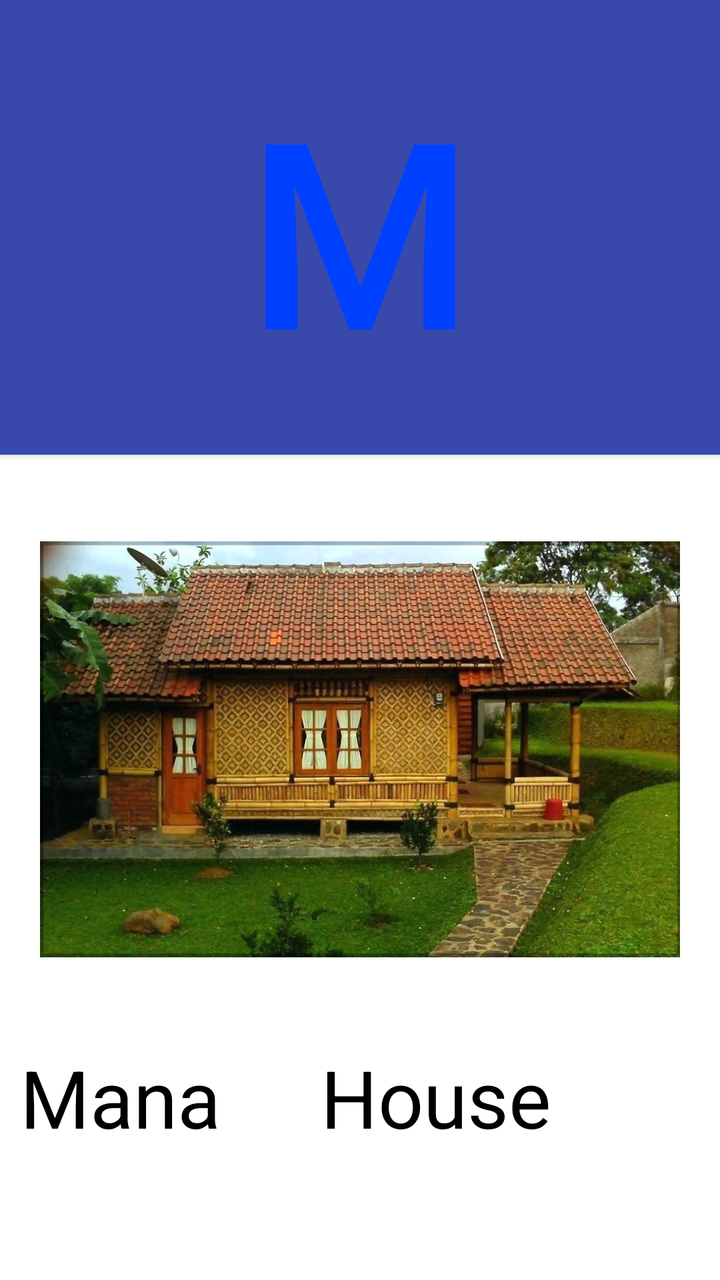
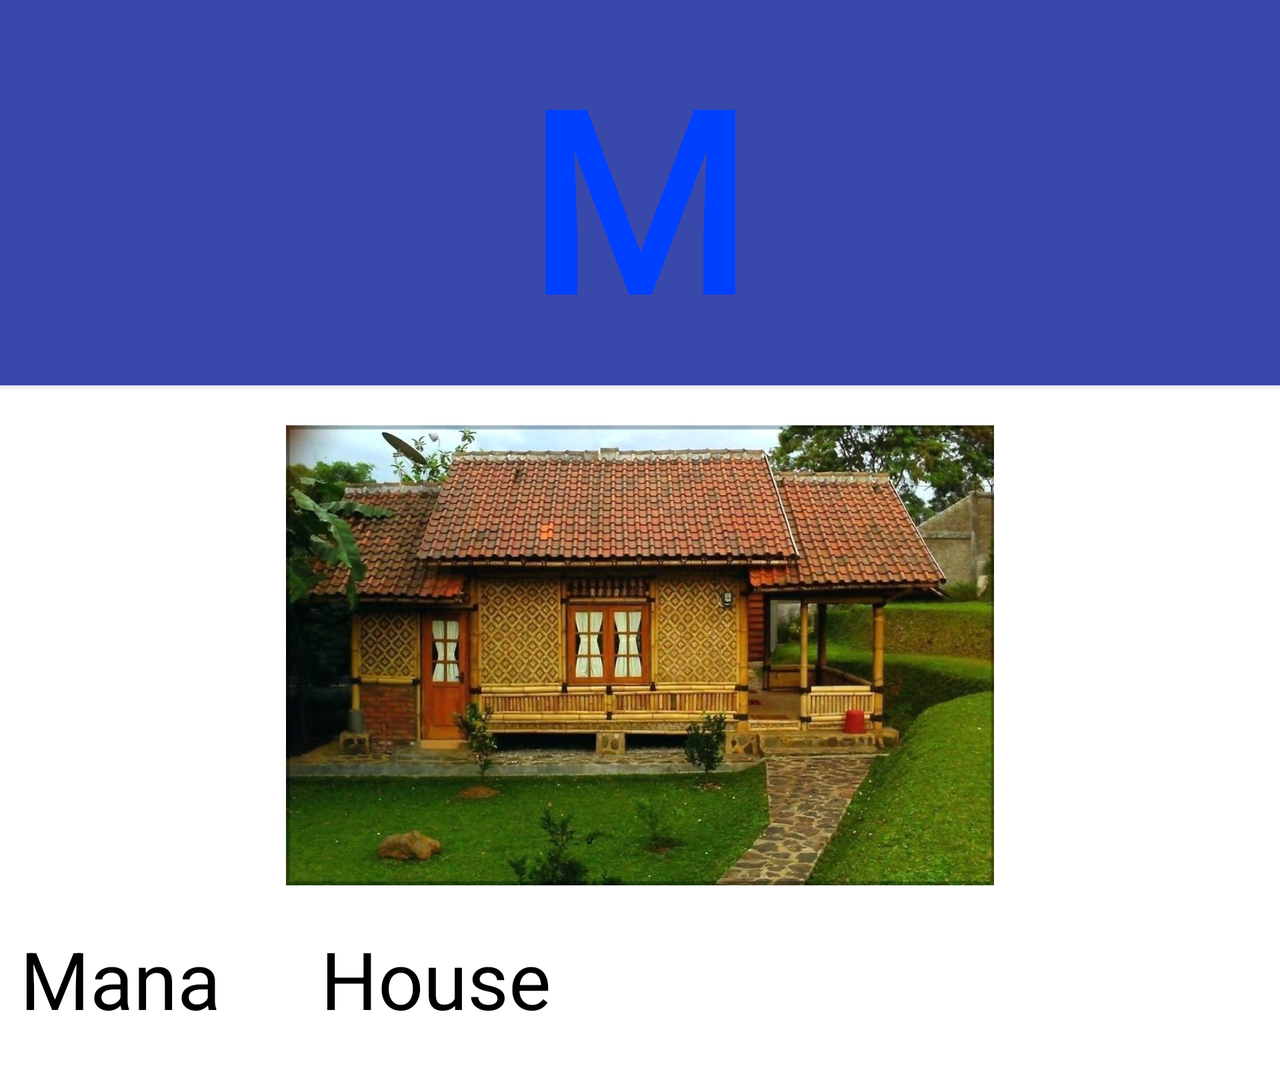

One screen, two layout resources from the same app: the default and the repository's alternative for another configuration. Each is rendered where Android would select it; the XML of both is given below.
<!-- AndroidManifest.xml: application theme Theme.QubeeOro -->
<!-- res/layout/mm.xml -->
<?xml version="1.0" encoding="utf-8"?>
<LinearLayout xmlns:android="http://schemas.android.com/apk/res/android"
    xmlns:app="http://schemas.android.com/apk/res-auto"
    xmlns:tools="http://schemas.android.com/tools"
    android:layout_width="match_parent"
    android:layout_height="match_parent"
    android:layout_weight="1"
    android:orientation="vertical">

    <LinearLayout
        android:layout_width="match_parent"
        android:layout_height="match_parent"
        android:orientation="vertical"
        android:layout_weight="1"
        >

        <Button
            android:id="@+id/Maa1"
            android:layout_width="match_parent"
            android:layout_height="wrap_content"
            android:gravity="center"
            android:background="#e6e6ff"
            android:layout_weight="1"
            android:text="M"
            android:onClick="M"
            android:textColor="@color/d"
            android:textSize="130sp"
            />

        <ImageView
            android:id="@+id/imageView"
            android:layout_width="match_parent"
            android:layout_height="220dp"
            android:layout_margin="20dp"
            android:layout_weight="1"
            app:srcCompat="@drawable/mana"
            tools:layout_editor_absoluteX="3dp"
            tools:layout_editor_absoluteY="4dp" />

        <TextView
            android:id="@+id/textView"
            android:layout_width="match_parent"
            android:layout_height="wrap_content"
            android:layout_marginBottom="30dp"
            android:layout_weight="1"
            android:text=" Mana     House"
            android:textColor="#000000"
            android:textDirection="inherit"
            android:textSize="40dp" />

    </LinearLayout>
</LinearLayout>
<!-- resources referenced by this layout -->
<resources>
  <color name="d">#0040ff</color>
  <!-- drawable mana: jpg bitmap (drawable, 125336 bytes) -->
  <style name="Theme.QubeeOro" parent="Theme.MaterialComponents.DayNight.DarkActionBar">
          
          <item name="colorPrimary">@color/colorPrimary</item>
          <item name="colorPrimaryVariant">@color/colorPrimary</item>
          <item name="colorOnPrimary">@color/whiteText</item>
          
          <item name="colorSecondary">@color/f</item>
          <item name="colorSecondaryVariant">@color/f</item>
          <item name="colorOnSecondary">@color/j</item>
          
          <item name="android:statusBarColor" tools:targetApi="l">?attr/colorPrimaryVariant</item>
          
      </style>
  <color name="colorPrimary">#3949AB</color>
  <color name="whiteText">#ffffff</color>
  <color name="f">#867979</color>
  <color name="j">#000000</color>
</resources>
<!-- res/layout-land/mm.xml (the repository's variant of the layout above) -->
<!-- drawn on the phone turned sideways -->
<?xml version="1.0" encoding="utf-8"?>
<ScrollView xmlns:android="http://schemas.android.com/apk/res/android"
    xmlns:app="http://schemas.android.com/apk/res-auto"
    xmlns:tools="http://schemas.android.com/tools"
    android:layout_width="match_parent"
    android:layout_height="wrap_content"
    tools:context=".Main3Activity">
    <LinearLayout
        android:layout_width="match_parent"
        android:layout_height="match_parent"
        android:layout_weight="1"
        android:gravity="center"
        android:orientation="vertical">

        <LinearLayout
            android:layout_width="match_parent"
            android:layout_height="match_parent"
            android:orientation="vertical"
            android:layout_weight="1"
            >

            <Button
                android:id="@+id/Maa1"
                android:layout_width="match_parent"
                android:layout_height="wrap_content"
                android:gravity="center"
                android:background="#e6e6ff"
                android:layout_weight="1"
                android:text="M"
                android:onClick="M"
                android:textColor="@color/d"
                android:textSize="130sp"
                />

            <ImageView
                android:id="@+id/imageView"
                android:layout_width="match_parent"
                android:layout_height="230dp"
                android:layout_margin="20dp"
                android:layout_weight="1"
                app:srcCompat="@drawable/mana"
                tools:layout_editor_absoluteX="3dp"
                tools:layout_editor_absoluteY="4dp" />

            <TextView
                android:id="@+id/textView"
                android:layout_width="match_parent"
                android:layout_height="wrap_content"
                android:layout_marginBottom="30dp"
                android:layout_weight="1"
                android:text=" Mana     House"
                android:textColor="#000000"
                android:textDirection="inherit"
                android:textSize="40dp" />

        </LinearLayout>
    </LinearLayout>
</ScrollView>
